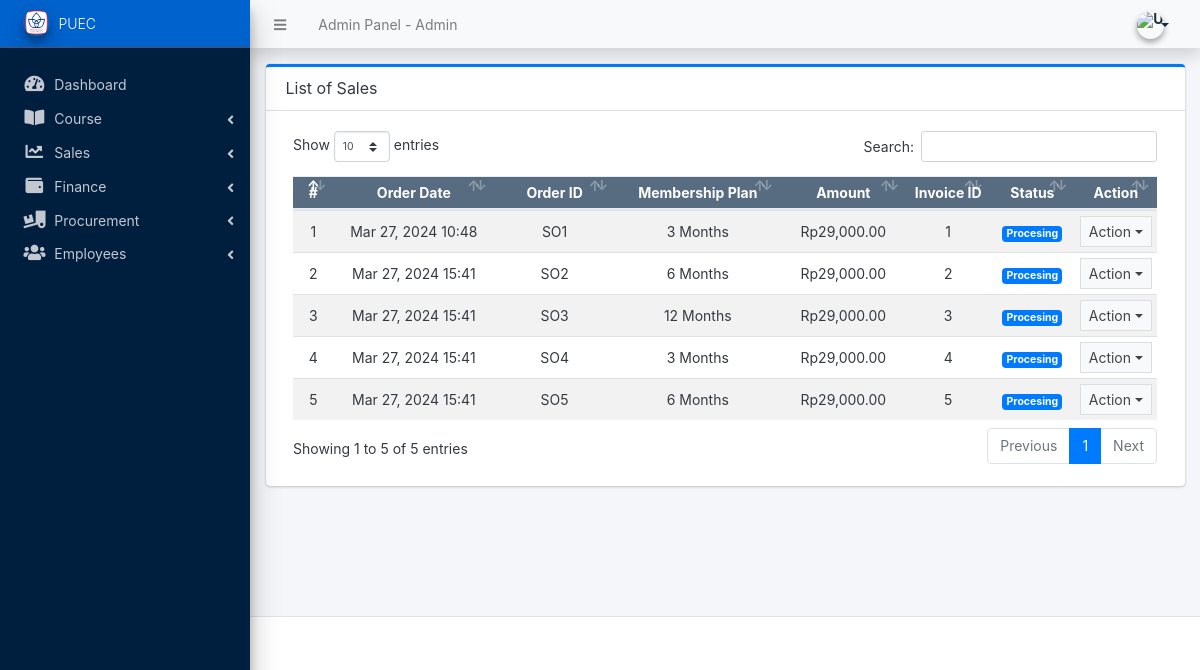
Page /admin/?page=sales_order (signed in) on the committed database.
### tables this page shows
CREATE TABLE `sales_orders` (
  `OrderID` int(11) NOT NULL,
  `OrderDate` datetime NOT NULL,
  `Amount` decimal(10,2) NOT NULL,
  `MembershipPlanID` int(11) NOT NULL,
  `InvoiceID` int(11) NOT NULL,
  `Status` enum('Pending','Processing','Active','Cancelled') NOT NULL DEFAULT 'Pending'
);

CREATE TABLE `membershipplans` (
  `PlanID` int(11) NOT NULL,
  `plan_name` varchar(50) NOT NULL,
  `Price` decimal(10,2) NOT NULL
);

CREATE TABLE `invoices` (
  `InvoiceID` int(11) NOT NULL,
  `PaymentID` int(11) NOT NULL,
  `Status` enum('Paid','Pending','Failed') NOT NULL,
  `TransactionDate` datetime NOT NULL
);

### config.php (called while the page is built, shortened)
<?php
require_once('classes/DBConnection.php');
require_once('classes/SystemSettings.php');
function validate_image($file){
	if(!empty($file)){
		if(is_file(base_app.$file)){
			return base_url.$file;
		}else{
			return base_url.'dist/img/no-image-available.png';
		}
	}else{
		return base_url.'dist/img/no-image-available.png';
	}
}
function isMobileDevice(){
    $aMobileUA = array(
        '/iphone/i' => 'iPhone',
        '/ipod/i' => 'iPod',
        '/ipad/i' => 'iPad',
        '/android/i' => 'Android',
        '/blackberry/i' => 'BlackBerry',
        '/webos/i' => 'Mobile'
    );
    return false;
}

### classes/DBConnection.php (called while the page is built, shortened)
<?php
class DBConnection{
    private $host = DB_SERVER;
    private $username = DB_USERNAME;
    private $password = DB_PASSWORD;
    private $database = DB_NAME;
    public $conn;
    public function __construct(){
        if (!isset($this->conn)) {
            $this->conn = new mysqli($this->host, $this->username, $this->password, $this->database);
        }
    }
}

### admin/sales_order/index.php (the view, shortened to what this page needs)
<div class="card card-outline card-primary">
	<div class="card-header">
		<h3 class="card-title">List of Sales</h3>
	</div>
	<div class="card-body">
		<div class="container-fluid">
			<table class="table table-hover table-striped">
				<colgroup>
					<col width="5%">
					<col width="20%">
					<col width="15%">
					<col width="20%">
					<col width="15%">
					<col width="10%">
					<col width="10%">
					<col width="10%">
				</colgroup>
				<thead>
					<tr class="bg-navy disabled">
						<th class="text-center">#</th>
						<th class="text-center">Order Date</th>
						<th class="text-center">Order ID</th>
						<th class="text-center">Membership Plan</th>
						<th class="text-center">Amount</th>
						<th class="text-center">Invoice ID</th>
						<th class="text-center">Status</th>
						<th class="text-center">Action</th>
					</tr>
				</thead>
				<tbody>
					<?php
					$i = 1;
					$qry = $conn->query("SELECT so.*, mp.plan_name, i.InvoiceID FROM sales_orders so
                        LEFT JOIN membershipplans mp ON so.MembershipPlanID = mp.PlanID
                        LEFT JOIN invoices i ON so.InvoiceID = i.InvoiceID
                        ORDER BY so.OrderDate ASC");
					if ($qry) {
						while ($row = $qry->fetch_assoc()) :
					?>
							<tr>
								<td class="text-center"><?php echo $i++; ?></td>
								<td class="text-center"><?php echo date("M d, Y H:i", strtotime($row['OrderDate'])); ?></td>
								<td class="text-center"><?php echo "SO" . htmlspecialchars($row['OrderID'], ENT_QUOTES, 'UTF-8'); ?></td>
								<td class="text-center"><?php echo htmlspecialchars($row['plan_name'], ENT_QUOTES, 'UTF-8'); ?></td>
								<td class="text-center"><?php echo "Rp" . number_format($row['Amount'], 2); ?></td>
								<td class="text-center"><?php echo htmlspecialchars($row['InvoiceID'], ENT_QUOTES, 'UTF-8'); ?></td>
								<td class="text-center">
									<?php
									switch ($row['Status']) {
										default:
											echo '<span class="badge badge-primary">Procesing</span>';
											break;
									}
									?>
								</td>
								<td align="center">
									<div class="dropdown">
										<button class="btn btn-flat btn-default btn-sm dropdown-toggle dropdown-icon" type="button" id="dropdownMenuButton" data-toggle="dropdown" aria-haspopup="true" aria-expanded="false">
											Action
										</button>
									</div>
								</td>
							</tr>
					<?php
						endwhile;
					}
					?>
				</tbody>
			</table>
		</div>
	</div>
</div>

### admin/index.php (shortened to what this page needs)
<?php require_once('../config.php'); ?>
 <!DOCTYPE html>
<html lang="en" class="" style="height: auto;">
<?php require_once('inc/header.php') ?>
  <body class="sidebar-mini layout-fixed control-sidebar-slide-open layout-navbar-fixed sidebar-mini-md sidebar-mini-xs text-sm" data-new-gr-c-s-check-loaded="14.991.0" data-gr-ext-installed="" style="height: auto;">
    <div class="wrapper">
     <?php require_once('inc/topBarNav.php') ?>
     <?php require_once('inc/navigation.php') ?>
     <?php $page = isset($_GET['page']) ? $_GET['page'] : 'home';  ?>
      <div class="content-wrapper pt-3 transition-effect" style="min-height: 567.854px;">
        <section class="content  text-dark">
          <div class="container-fluid">
            <?php
              if(!file_exists($page.".php") && !is_dir($page)){
                  include '404.html';
              }else{
                if(is_dir($page))
                  include $page.'/index.php';
                else
                  include $page.'.php';
              }
            ?>
          </div>
        </section>
      </div>
      <?php require_once('inc/footer.php') ?>
  </body>
</html>

### admin/inc/header.php (shortened to what this page needs)
<head>
  <link rel="stylesheet" href="<?php echo base_url ?>plugins/fontawesome-free/css/all.min.css">
  <link rel="stylesheet" href="<?php echo base_url ?>plugins/tempusdominus-bootstrap-4/css/tempusdominus-bootstrap-4.min.css">
  <link rel="stylesheet" href="<?php echo base_url ?>plugins/datatables-bs4/css/dataTables.bootstrap4.min.css">
  <link rel="stylesheet" href="<?php echo base_url ?>plugins/datatables-responsive/css/responsive.bootstrap4.min.css">
  <link rel="stylesheet" href="<?php echo base_url ?>plugins/datatables-buttons/css/buttons.bootstrap4.min.css">
  <link rel="stylesheet" href="<?php echo base_url ?>plugins/select2/css/select2.min.css">
  <link rel="stylesheet" href="<?php echo base_url ?>plugins/select2-bootstrap4-theme/select2-bootstrap4.min.css">
  <link rel="stylesheet" href="<?php echo base_url ?>plugins/icheck-bootstrap/icheck-bootstrap.min.css">
  <link rel="stylesheet" href="<?php echo base_url ?>plugins/jqvmap/jqvmap.min.css">
  <link rel="stylesheet" href="<?php echo base_url ?>plugins/jquery-ui/jquery-ui.min.css">
  <link rel="stylesheet" href="<?php echo base_url ?>dist/css/adminlte.css">
  <link rel="stylesheet" href="<?php echo base_url ?>dist/css/custom.css">
  <link rel="stylesheet" href="<?php echo base_url ?>plugins/overlayScrollbars/css/OverlayScrollbars.min.css">
  <link rel="stylesheet" href="<?php echo base_url ?>plugins/daterangepicker/daterangepicker.css">
  <link rel="stylesheet" href="<?php echo base_url ?>plugins/summernote/summernote-bs4.min.css">
  <link rel="stylesheet" href="<?php echo base_url ?>plugins/sweetalert2-theme-bootstrap-4/bootstrap-4.min.css">
</head>

### admin/inc/topBarNav.php (shortened to what this page needs)
<nav class="main-header navbar navbar-expand navbar-light border border-light shadow  border-top-0  border-left-0 border-right-0 navbar-light text-sm">
  <ul class="navbar-nav">
    <li class="nav-item">
    <a class="nav-link" data-widget="pushmenu" href="#" role="button"><i class="fas fa-bars"></i></a>
    </li>
    <li class="nav-item d-none d-sm-inline-block">
      <a href="<?php echo base_url ?>" class="nav-link"><?php echo (!isMobileDevice()) ? $_settings->info('name'):$_settings->info('short_name'); ?> - Admin</a>
    </li>
  </ul>
  <ul class="navbar-nav ml-auto">
    <li class="nav-item">
      <div class="btn-group nav-link">
            <button type="button" class="btn btn-rounded badge badge-light dropdown-toggle dropdown-icon" data-toggle="dropdown">
              <span><img src="<?php echo validate_image($_settings->userdata('avatar')) ?>" class="img-circle elevation-2 user-img" alt="User Image"></span>
            </button>
        </div>
    </li>
  </ul>
</nav>

### admin/inc/navigation.php (shortened to what this page needs)
<aside class="main-sidebar sidebar-dark-primary bg-navy elevation-4 sidebar-no-expand">
    <a href="<?php echo base_url ?>admin" class="brand-link bg-primary text-sm">
        <img src="<?php echo validate_image($_settings->info('logo')) ?>" alt="Store Logo" class="brand-image img-circle elevation-3" style="width: 1.7rem;height: 1.7rem;max-height: unset">
        <span class="brand-text font-weight-light"><?php echo $_settings->info('short_name') ?></span>
    </a>
    <div class="sidebar os-host os-theme-light os-host-overflow os-host-overflow-y os-host-resize-disabled os-host-transition os-host-scrollbar-horizontal-hidden">
        <div class="os-content-glue" style="margin: 0px -8px; width: 249px; height: 646px;"></div>
        <div class="os-padding">
            <div class="os-viewport os-viewport-native-scrollbars-invisible" style="overflow-y: scroll;">
                <div class="os-content" style="padding: 0px 8px; height: 100%; width: 100%;">
                    <nav class="mt-4">
                        <ul class="nav nav-pills nav-sidebar flex-column text-sm nav-compact nav-flat nav-child-indent nav-collapse-hide-child" data-widget="treeview" role="menu" data-accordion="false">
                            <li class="nav-item dropdown">
                                <a href="./" class="nav-link nav-home">
                                    <i class="nav-icon fas fa-tachometer-alt"></i>
                                    <p>
                                        Dashboard
                                    </p>
                                </a>
                            </li>
                            <li class="nav-item dropdown">
                                <a href="#" class="nav-link nav-courses">
                                    <i class="nav-icon fa fa-fw fa-book-open"></i>
                                    <p>
                                        Course
                                        <i class="right fas fa-angle-left"></i>
                                    </p>
                                </a>
                            </li>
                            <li class="nav-item dropdown">
                                <a href="#" class="nav-link nav-sales">
                                    <i class="nav-icon fas fa-chart-line"></i>
                                    <p>
                                        Sales
                                        <i class="right fas fa-angle-left"></i>
                                    </p>
                                </a>
                            </li>
                            <li class="nav-item dropdown">
                                <a href="#" class="nav-link nav-sales">
                                    <i class="nav-icon fa fa-fw fa-wallet"></i>
                                    <p>
                                        Finance
                                        <i class="right fas fa-angle-left"></i>
                                    </p>
                                </a>
                            </li>
                            <li class="nav-item dropdown">
                                <a href="#" class="nav-link nav-procurement">
                                    <i class="nav-icon fas fa-truck-loading"></i>
                                    <p>
                                        Procurement
                                        <i class="right fas fa-angle-left"></i>
                                    </p>
                                </a>
                            </li>
                            <li class="nav-item dropdown">
                                <a href="#" class="nav-link nav-procurement">
                                    <i class="nav-icon fas fa-users"></i>
                                    <p>
                                        Employees
                                        <i class="right fas fa-angle-left"></i>
                                    </p>
                                </a>
                            </li>
                        </ul>
                    </nav>
</aside>

### admin/inc/footer.php (shortened to what this page needs)
<footer class="main-footer text-sm">
  </div>

### admin/inc/header.php (style rules this page uses)
.transition-effect { transition: margin-left 0.5s ease-in-out; }

### admin/inc/topBarNav.php (style rules this page uses)
.user-img { position: absolute; height: 27px; width: 27px; object-fit: cover; left: -7%; top: -12%; }
.btn-rounded { border-radius: 50px; }

### rows in the picture
sales_orders: OrderDate "Mar 27, 2024 10:48", OrderID "1", MembershipPlanID.plan_name "3 Months", Amount "29,000.00", InvoiceID.InvoiceID "1", Status "Procesing"
sales_orders: OrderDate "Mar 27, 2024 15:41", OrderID "2", MembershipPlanID.plan_name "6 Months", Amount "29,000.00", InvoiceID.InvoiceID "2", Status "Procesing"
sales_orders: OrderDate "Mar 27, 2024 15:41", OrderID "3", MembershipPlanID.plan_name "12 Months", Amount "29,000.00", InvoiceID.InvoiceID "3", Status "Procesing"
sales_orders: OrderDate "Mar 27, 2024 15:41", OrderID "4", MembershipPlanID.plan_name "3 Months", Amount "29,000.00", InvoiceID.InvoiceID "4", Status "Procesing"
sales_orders: OrderDate "Mar 27, 2024 15:41", OrderID "5", MembershipPlanID.plan_name "6 Months", Amount "29,000.00", InvoiceID.InvoiceID "5", Status "Procesing"

### other values in the picture
$_settings->info('name') "Admin Panel"
$_settings->info('short_name') "PUEC"
